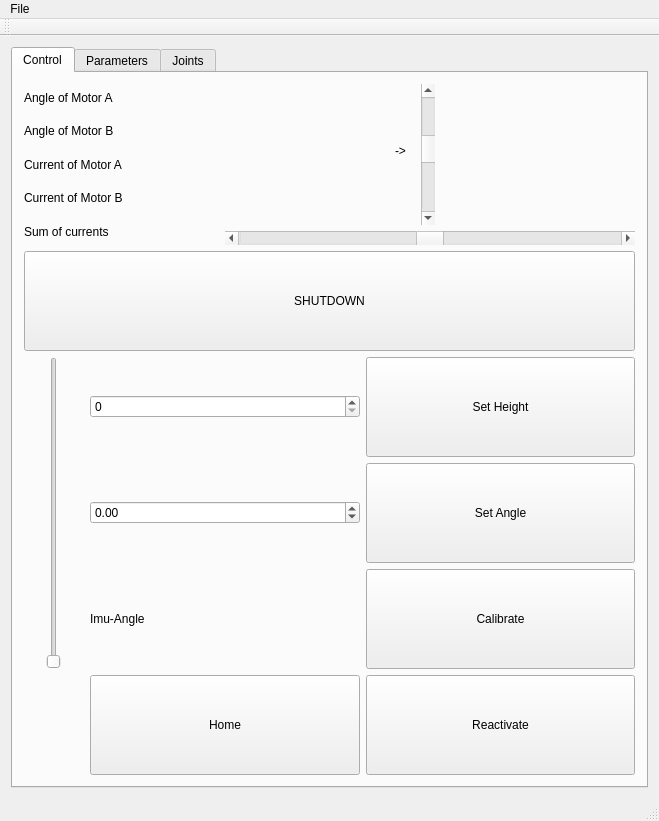
<?xml version="1.0" encoding="UTF-8"?>
<ui version="4.0">
 <class>NiftiArmGUI</class>
 <widget class="QMainWindow" name="NiftiArmGUI">
  <property name="geometry">
   <rect>
    <x>0</x>
    <y>0</y>
    <width>659</width>
    <height>821</height>
   </rect>
  </property>
  <property name="windowTitle">
   <string>NiftiArmGUI</string>
  </property>
  <widget class="QWidget" name="centralWidget">
   <layout class="QHBoxLayout" name="horizontalLayout">
    <item>
     <widget class="QTabWidget" name="t_main">
      <property name="currentIndex">
       <number>0</number>
      </property>
      <widget class="QWidget" name="t_control">
       <attribute name="title">
        <string>Control</string>
       </attribute>
       <layout class="QVBoxLayout" name="verticalLayout_2">
        <item>
         <layout class="QHBoxLayout" name="horizontalLayout_2">
          <item>
           <layout class="QVBoxLayout" name="verticalLayout">
            <item>
             <widget class="QLabel" name="l_angle_motor_a">
              <property name="text">
               <string>Angle of Motor A</string>
              </property>
             </widget>
            </item>
            <item>
             <widget class="QLabel" name="l_angle_motor_b">
              <property name="text">
               <string>Angle of Motor B</string>
              </property>
             </widget>
            </item>
            <item>
             <widget class="QLabel" name="l_current_a">
              <property name="text">
               <string>Current of Motor A</string>
              </property>
             </widget>
            </item>
            <item>
             <widget class="QLabel" name="l_current_b">
              <property name="text">
               <string>Current of Motor B</string>
              </property>
             </widget>
            </item>
            <item>
             <widget class="QLabel" name="l_current_sum">
              <property name="text">
               <string>Sum of currents</string>
              </property>
             </widget>
            </item>
           </layout>
          </item>
          <item>
           <layout class="QVBoxLayout" name="verticalLayout_4">
            <item>
             <layout class="QHBoxLayout" name="horizontalLayout_5">
              <item>
               <spacer name="horizontalSpacer_2">
                <property name="orientation">
                 <enum>Qt::Horizontal</enum>
                </property>
                <property name="sizeType">
                 <enum>QSizePolicy::Fixed</enum>
                </property>
                <property name="sizeHint" stdset="0">
                 <size>
                  <width>170</width>
                  <height>100</height>
                 </size>
                </property>
               </spacer>
              </item>
              <item>
               <layout class="QVBoxLayout" name="verticalLayout_6">
                <property name="sizeConstraint">
                 <enum>QLayout::SetMaximumSize</enum>
                </property>
                <item>
                 <spacer name="verticalSpacer_2">
                  <property name="orientation">
                   <enum>Qt::Vertical</enum>
                  </property>
                  <property name="sizeType">
                   <enum>QSizePolicy::Fixed</enum>
                  </property>
                  <property name="sizeHint" stdset="0">
                   <size>
                    <width>20</width>
                    <height>35</height>
                   </size>
                  </property>
                 </spacer>
                </item>
                <item>
                 <widget class="QLabel" name="label">
                  <property name="text">
                   <string>-&gt;</string>
                  </property>
                 </widget>
                </item>
                <item>
                 <spacer name="verticalSpacer">
                  <property name="orientation">
                   <enum>Qt::Vertical</enum>
                  </property>
                  <property name="sizeType">
                   <enum>QSizePolicy::Fixed</enum>
                  </property>
                  <property name="sizeHint" stdset="0">
                   <size>
                    <width>20</width>
                    <height>43</height>
                   </size>
                  </property>
                 </spacer>
                </item>
               </layout>
              </item>
              <item>
               <widget class="QScrollBar" name="s_tilt">
                <property name="minimum">
                 <number>-7000</number>
                </property>
                <property name="maximum">
                 <number>9000</number>
                </property>
                <property name="pageStep">
                 <number>100</number>
                </property>
                <property name="value">
                 <number>0</number>
                </property>
                <property name="orientation">
                 <enum>Qt::Vertical</enum>
                </property>
               </widget>
              </item>
              <item>
               <spacer name="horizontalSpacer">
                <property name="orientation">
                 <enum>Qt::Horizontal</enum>
                </property>
                <property name="sizeType">
                 <enum>QSizePolicy::Fixed</enum>
                </property>
                <property name="sizeHint" stdset="0">
                 <size>
                  <width>200</width>
                  <height>20</height>
                 </size>
                </property>
               </spacer>
              </item>
             </layout>
            </item>
            <item>
             <widget class="QScrollBar" name="s_pan">
              <property name="minimum">
               <number>-9000</number>
              </property>
              <property name="maximum">
               <number>9000</number>
              </property>
              <property name="singleStep">
               <number>1</number>
              </property>
              <property name="pageStep">
               <number>100</number>
              </property>
              <property name="orientation">
               <enum>Qt::Horizontal</enum>
              </property>
             </widget>
            </item>
           </layout>
          </item>
         </layout>
        </item>
        <item>
         <widget class="QPushButton" name="b_stop">
          <property name="minimumSize">
           <size>
            <width>0</width>
            <height>100</height>
           </size>
          </property>
          <property name="text">
           <string>SHUTDOWN</string>
          </property>
         </widget>
        </item>
        <item>
         <layout class="QGridLayout" name="gridLayout">
          <item row="0" column="1">
           <widget class="QSpinBox" name="s_height">
            <property name="maximum">
             <number>2000</number>
            </property>
           </widget>
          </item>
          <item row="0" column="2">
           <widget class="QPushButton" name="b_height">
            <property name="minimumSize">
             <size>
              <width>200</width>
              <height>100</height>
             </size>
            </property>
            <property name="text">
             <string>Set Height</string>
            </property>
           </widget>
          </item>
          <item row="1" column="1">
           <widget class="QDoubleSpinBox" name="s_angle">
            <property name="minimum">
             <double>-90.000000000000000</double>
            </property>
            <property name="maximum">
             <double>90.000000000000000</double>
            </property>
           </widget>
          </item>
          <item row="1" column="2">
           <widget class="QPushButton" name="b_angle">
            <property name="minimumSize">
             <size>
              <width>200</width>
              <height>100</height>
             </size>
            </property>
            <property name="text">
             <string>Set Angle</string>
            </property>
           </widget>
          </item>
          <item row="2" column="1">
           <widget class="QLabel" name="l_imu">
            <property name="text">
             <string>Imu-Angle</string>
            </property>
           </widget>
          </item>
          <item row="2" column="2">
           <widget class="QPushButton" name="b_calibrate">
            <property name="minimumSize">
             <size>
              <width>200</width>
              <height>100</height>
             </size>
            </property>
            <property name="text">
             <string>Calibrate</string>
            </property>
           </widget>
          </item>
          <item row="0" column="0" rowspan="3">
           <widget class="QSlider" name="slide_height">
            <property name="minimumSize">
             <size>
              <width>60</width>
              <height>300</height>
             </size>
            </property>
            <property name="maximum">
             <number>1210</number>
            </property>
            <property name="pageStep">
             <number>100</number>
            </property>
            <property name="orientation">
             <enum>Qt::Vertical</enum>
            </property>
           </widget>
          </item>
          <item row="3" column="1">
           <widget class="QPushButton" name="b_home">
            <property name="minimumSize">
             <size>
              <width>0</width>
              <height>100</height>
             </size>
            </property>
            <property name="text">
             <string>Home</string>
            </property>
           </widget>
          </item>
          <item row="3" column="2">
           <widget class="QPushButton" name="b_activate">
            <property name="minimumSize">
             <size>
              <width>0</width>
              <height>100</height>
             </size>
            </property>
            <property name="text">
             <string>Reactivate</string>
            </property>
           </widget>
          </item>
         </layout>
        </item>
       </layout>
      </widget>
      <widget class="QWidget" name="t_parameters">
       <property name="enabled">
        <bool>true</bool>
       </property>
       <attribute name="title">
        <string>Parameters</string>
       </attribute>
       <layout class="QVBoxLayout" name="verticalLayout_3">
        <item>
         <widget class="QTableWidget" name="tableWidget">
          <row>
           <property name="text">
            <string>1</string>
           </property>
          </row>
          <row>
           <property name="text">
            <string>2</string>
           </property>
          </row>
          <row>
           <property name="text">
            <string>3</string>
           </property>
          </row>
          <row>
           <property name="text">
            <string>4</string>
           </property>
          </row>
          <row>
           <property name="text">
            <string>5</string>
           </property>
          </row>
          <column>
           <property name="text">
            <string>Name</string>
           </property>
          </column>
          <column>
           <property name="text">
            <string>Value</string>
           </property>
          </column>
          <column>
           <property name="text">
            <string>Type</string>
           </property>
          </column>
         </widget>
        </item>
        <item>
         <layout class="QHBoxLayout" name="horizontalLayout_3">
          <item>
           <widget class="QPushButton" name="b_refresh">
            <property name="text">
             <string>Refresh</string>
            </property>
           </widget>
          </item>
         </layout>
        </item>
       </layout>
      </widget>
      <widget class="QWidget" name="t_motor_control">
       <attribute name="title">
        <string>Joints</string>
       </attribute>
       <layout class="QVBoxLayout" name="verticalLayout_5">
        <item>
         <layout class="QGridLayout" name="gridLayout_2">
          <item row="1" column="0">
           <widget class="QLabel" name="l_joint_motor_a">
            <property name="text">
             <string>Motor A:</string>
            </property>
           </widget>
          </item>
          <item row="1" column="1">
           <widget class="QSlider" name="s_motor_a">
            <property name="enabled">
             <bool>false</bool>
            </property>
            <property name="sizePolicy">
             <sizepolicy hsizetype="Expanding" vsizetype="Maximum">
              <horstretch>0</horstretch>
              <verstretch>0</verstretch>
             </sizepolicy>
            </property>
            <property name="maximum">
             <number>18000</number>
            </property>
            <property name="orientation">
             <enum>Qt::Horizontal</enum>
            </property>
           </widget>
          </item>
          <item row="3" column="0">
           <widget class="QLabel" name="l_joint_motor_b">
            <property name="text">
             <string>Motor B:</string>
            </property>
           </widget>
          </item>
          <item row="3" column="1">
           <widget class="QSlider" name="s_motor_b">
            <property name="enabled">
             <bool>false</bool>
            </property>
            <property name="sizePolicy">
             <sizepolicy hsizetype="Expanding" vsizetype="Maximum">
              <horstretch>0</horstretch>
              <verstretch>0</verstretch>
             </sizepolicy>
            </property>
            <property name="maximum">
             <number>18000</number>
            </property>
            <property name="orientation">
             <enum>Qt::Horizontal</enum>
            </property>
           </widget>
          </item>
          <item row="2" column="0">
           <spacer name="verticalSpacer_3">
            <property name="orientation">
             <enum>Qt::Vertical</enum>
            </property>
            <property name="sizeHint" stdset="0">
             <size>
              <width>20</width>
              <height>40</height>
             </size>
            </property>
           </spacer>
          </item>
          <item row="0" column="0">
           <spacer name="verticalSpacer_4">
            <property name="orientation">
             <enum>Qt::Vertical</enum>
            </property>
            <property name="sizeHint" stdset="0">
             <size>
              <width>20</width>
              <height>40</height>
             </size>
            </property>
           </spacer>
          </item>
         </layout>
        </item>
        <item>
         <spacer name="verticalSpacer_5">
          <property name="orientation">
           <enum>Qt::Vertical</enum>
          </property>
          <property name="sizeHint" stdset="0">
           <size>
            <width>20</width>
            <height>40</height>
           </size>
          </property>
         </spacer>
        </item>
        <item>
         <widget class="QCheckBox" name="c_manual">
          <property name="sizePolicy">
           <sizepolicy hsizetype="Minimum" vsizetype="Fixed">
            <horstretch>0</horstretch>
            <verstretch>0</verstretch>
           </sizepolicy>
          </property>
          <property name="text">
           <string>Drive manually</string>
          </property>
         </widget>
        </item>
       </layout>
      </widget>
     </widget>
    </item>
   </layout>
  </widget>
  <widget class="QMenuBar" name="menuBar">
   <property name="geometry">
    <rect>
     <x>0</x>
     <y>0</y>
     <width>659</width>
     <height>29</height>
    </rect>
   </property>
   <widget class="QMenu" name="menuFile">
    <property name="title">
     <string>File</string>
    </property>
    <addaction name="actionClose"/>
   </widget>
   <addaction name="menuFile"/>
  </widget>
  <widget class="QToolBar" name="mainToolBar">
   <attribute name="toolBarArea">
    <enum>TopToolBarArea</enum>
   </attribute>
   <attribute name="toolBarBreak">
    <bool>false</bool>
   </attribute>
  </widget>
  <widget class="QStatusBar" name="statusBar"/>
  <action name="actionClose">
   <property name="text">
    <string>Close</string>
   </property>
  </action>
 </widget>
 <layoutdefault spacing="6" margin="11"/>
 <resources/>
 <connections>
  <connection>
   <sender>slide_height</sender>
   <signal>valueChanged(int)</signal>
   <receiver>s_height</receiver>
   <slot>setValue(int)</slot>
   <hints>
    <hint type="sourcelabel">
     <x>29</x>
     <y>316</y>
    </hint>
    <hint type="destinationlabel">
     <x>180</x>
     <y>270</y>
    </hint>
   </hints>
  </connection>
  <connection>
   <sender>s_height</sender>
   <signal>valueChanged(int)</signal>
   <receiver>slide_height</receiver>
   <slot>setValue(int)</slot>
   <hints>
    <hint type="sourcelabel">
     <x>180</x>
     <y>270</y>
    </hint>
    <hint type="destinationlabel">
     <x>29</x>
     <y>316</y>
    </hint>
   </hints>
  </connection>
  <connection>
   <sender>c_manual</sender>
   <signal>toggled(bool)</signal>
   <receiver>s_motor_a</receiver>
   <slot>setEnabled(bool)</slot>
   <hints>
    <hint type="sourcelabel">
     <x>329</x>
     <y>758</y>
    </hint>
    <hint type="destinationlabel">
     <x>371</x>
     <y>304</y>
    </hint>
   </hints>
  </connection>
  <connection>
   <sender>c_manual</sender>
   <signal>toggled(bool)</signal>
   <receiver>s_motor_b</receiver>
   <slot>setEnabled(bool)</slot>
   <hints>
    <hint type="sourcelabel">
     <x>329</x>
     <y>758</y>
    </hint>
    <hint type="destinationlabel">
     <x>371</x>
     <y>529</y>
    </hint>
   </hints>
  </connection>
 </connections>
</ui>
